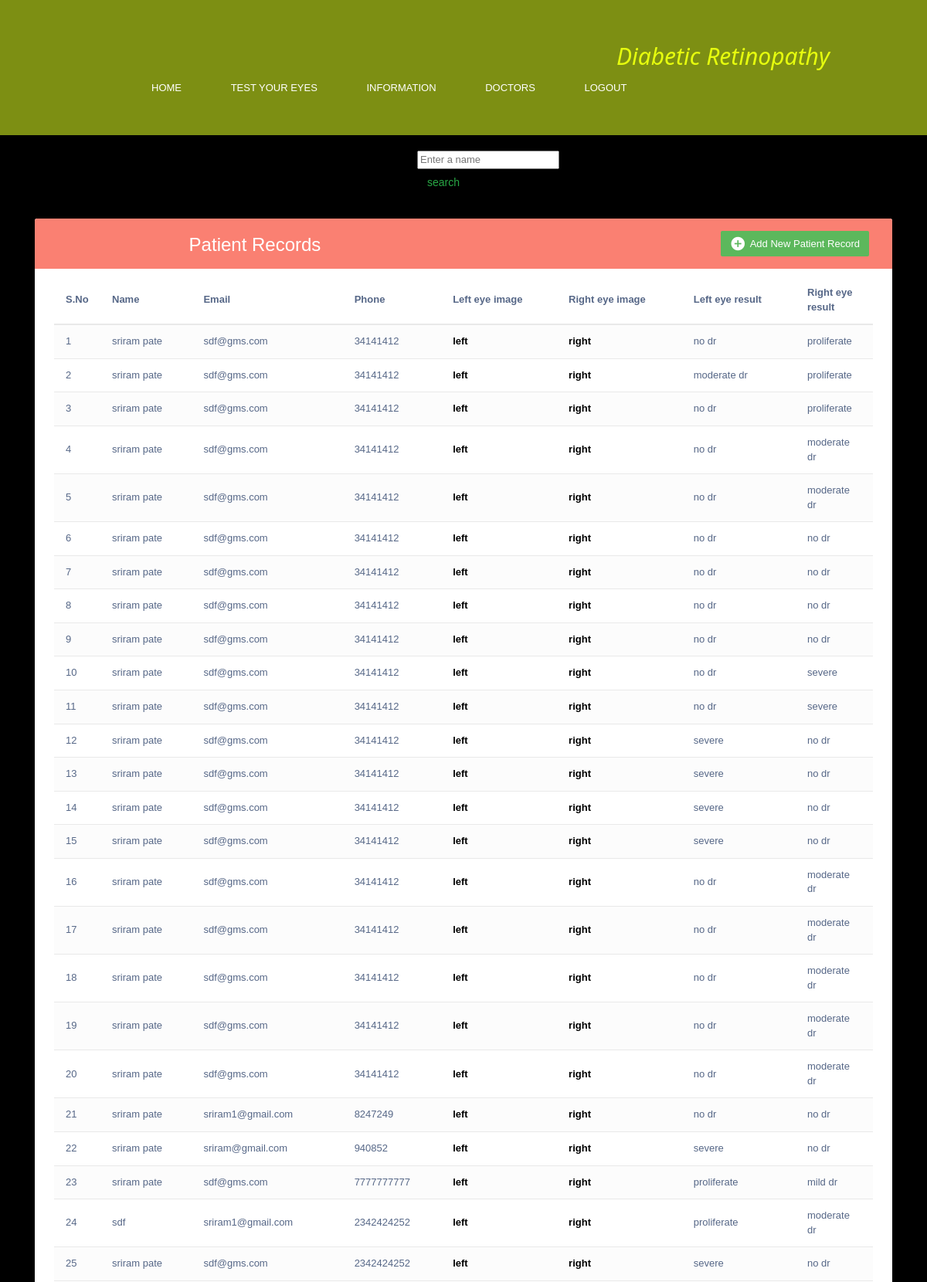
The app's page /display (signed in, upper part) with its own data.
### home/models.py (models this page shows)
class Contact(models.Model):
    name=models.CharField(max_length=122)
    email=models.CharField(max_length=122)
    phone=models.CharField(max_length=12)
    desc=models.TextField()
    img1=models.ImageField(null=True,blank=True,upload_to="static/images/")
    img2=models.ImageField(null=True,blank=True,upload_to="static/images/")
    res1=models.CharField(max_length=22)
    res2=models.CharField(max_length=22)
    date=models.DateField()

### home/views.py (the view)
# urls.py: path('display',views.display,name="display"),
def display(request):
    if request.user.is_authenticated:
        d=Contact.objects.all()
        context={
            "obj":d
        }
        return render(request,"display.html",context)
    else:
        return redirect('signin')

### templates/display.html (shortened to what this page needs)
{% extends 'start.html' %}
{% block body %}
<link rel="stylesheet" href="https://fonts+.googleapis.com/css?family=Roboto|Varela+Round">
<link rel="stylesheet" href="https://maxcdn.bootstrapcdn.com/font-awesome/4.7.0/css/font-awesome.min.css">
<link rel="stylesheet" href="https://maxcdn.bootstrapcdn.com/bootstrap/3.3.7/css/bootstrap.min.css">
	 <form class="d-fle" method="POST" action="/search">
        <input class="search" name="query" id="query" type="text" placeholder="Enter a name" aria-label="Search">
        <button class="btn btn-outline-success" type="submit">search</button>
      </form>
    <div class="container">
        <div class="table-wrapper">
            <div class="table-title">
                <div class="row">
                    <div class="col-sm-6">
						<h2 style="text-align: center;">Patient Records</h2>
					</div>
					<div class="col-sm-6">
						<a href="/contact" class="btn btn-success" data-toggle="modal"><i class="material-icons">&#xE147;</i> <span>Add New Patient Record</span></a>
					</div>
                </div>
            </div>
            <table class="table table-striped table-hover">
                <thead>
                    <tr>
						<th>S.No</th>
                        <th>Name</th>
                        <th>Email</th>
                        <th>Phone</th>
                        <th>Left eye image</th>
                        <th>Right eye image</th>
                        <th>Left eye result</th>
                        <th>Right eye result</th>
                    </tr>
                </thead>
                <tbody>
				{% for i in  obj %}
                    <tr>
						<td>{{forloop.counter}}</td>
                        <td>{{i.name}}</td>
                        <td>{{i.email}}</td>
                        <td>{{i.phone}}</td>
                        <td><a href="/media/{{i.img1}}">left</a></td>
                        <td><a href="/media/{{i.img2}}">right</a></td>
                        <td scope="col">{{i.res1}}</td>
                        <td scope="col">{{i.res2}}</td>
                    </tr>
            {% endfor %}
		</tbody>
		</table>
    </div>
{% endblock body %}
{% block logout %}
	<li class="nav-item"><a class="nav-link" href="/signout">Logout</a></li>
{% endblock logout %}

### templates/start.html (shortened to what this page needs)
<!DOCTYPE html>
<html lang="en">
<head>
    <link rel="stylesheet" href="https://cdn.jsdelivr.net/npm/bootstrap@4.0.0/dist/css/bootstrap.min.css">
</head>
<body>
    <div class="banner">
        <div class="navbar">
            <div class="logo"><h2><a href="/land"> Diabetic Retinopathy</a></h2></div>
            <ul>
                <li class="nav-item"><a class="nav-link" href="/land">Home</a></li>
                <li class="nav-item"><a class="nav-link" href="/contact"><span class="">Test your eyes</span></a></li>
                <li class="nav-item"><a class="nav-link" href="/home">Information</a></li>
                <li class="nav-item"><a class="nav-link" href="/signin">Doctors</a></li>
                {% block logout %}
                {% endblock logout %}
            </ul>
        </div>
    </div>
    {% block body %} {% endblock %}
    <br>
    <br>
</body>
</html>

### templates/start.html (style rules this page uses)
body { background-repeat: no-repeat; background-size: cover; background-color: rgb(42, 100, 218); background-attachment: fixed; }
.navbar { width: 85%; margin: auto; padding: 35px; align-items: center; display: flex ; justify-content: space-between; flex-direction: row; }
h2 { cursor: pointer; }
li { flex-direction: row; }
.navbar ul li { list-style: none; display: inline-block; margin: 0 20px; position: relative; text-transform: uppercase; }
.navbar ul a { text-decoration: none; color: #fff; }
.navbar ul li::after { content: ''; height: 3px; width: 0%; background:#33ff00; position: absolute; left: 0px; right: 0px; bottom: -2vh; transition:ease-o= 0.5s; }
.logo h2 a { text-decoration: none; font-family: 'Segoe UI', Tahoma, Geneva, Verdana, sans-serif; font-style: oblique; color: rgb(231, 255, 14); }
.banner { background-color: rgb(125, 143, 19); }

### templates/display.html (style rules this page uses)
body { color: #566787; background: black; font-family: 'Varela Round', sans-serif; font-size: 13px; }
.table-wrapper { background: #fff; padding: 20px 25px; margin: 30px 0; border-radius: 3px; box-shadow: 0 1px 1px rgba(0,0,0,.05); }
.table-title { padding-bottom: 15px; background: salmon; color: #fff; padding: 16px 30px; margin: -20px -25px 10px; border-radius: 3px 3px 0 0; }
.table-title h2 { margin: 5px 0 0; font-size: 24px; }
.table-title .btn { color: #fff; float: right; font-size: 13px; border: none; min-width: 50px; border-radius: 2px; border: none; outline: none !important; margin-left: 10px; }
.table-title .btn i { float: left; font-size: 21px; margin-right: 5px; }
.table-title .btn span { float: left; margin-top: 2px; }
table.table tr th, table.table tr td { border-color: #e9e9e9; padding: 12px 15px; vertical-align: middle; }
table.table tr th:first-child { width: 60px; }
table.table tr th:last-child { width: 100px; }
table.table-striped tbody tr:nth-of-type(odd) { background-color: #fcfcfc; }
table.table td a { font-weight: bold; color: black; display: inline-block; text-decoration: none; outline: none !important; }
.search,.btn-outline-success { margin-left: 45vw; }

### records on screen
Contact: name "sriram pate", email "sdf@gms.com", phone "34141412", res1 "no dr", res2 "proliferate"
Contact: name "sriram pate", email "sdf@gms.com", phone "34141412", res1 "moderate dr", res2 "proliferate"
Contact: name "sriram pate", email "sdf@gms.com", phone "34141412", res1 "no dr", res2 "proliferate"
Contact: name "sriram pate", email "sdf@gms.com", phone "34141412", res1 "no dr", res2 "moderate dr"
Contact: name "sriram pate", email "sdf@gms.com", phone "34141412", res1 "no dr", res2 "moderate dr"
Contact: name "sriram pate", email "sdf@gms.com", phone "34141412", res1 "no dr", res2 "no dr"
Contact: name "sriram pate", email "sdf@gms.com", phone "34141412", res1 "no dr", res2 "no dr"
Contact: name "sriram pate", email "sdf@gms.com", phone "34141412", res1 "no dr", res2 "no dr"
Contact: name "sriram pate", email "sdf@gms.com", phone "34141412", res1 "no dr", res2 "no dr"
Contact: name "sriram pate", email "sdf@gms.com", phone "34141412", res1 "no dr", res2 "severe"
Contact: name "sriram pate", email "sdf@gms.com", phone "34141412", res1 "no dr", res2 "severe"
Contact: name "sriram pate", email "sdf@gms.com", phone "34141412", res1 "severe", res2 "no dr"
Contact: name "sriram pate", email "sdf@gms.com", phone "34141412", res1 "severe", res2 "no dr"
Contact: name "sriram pate", email "sdf@gms.com", phone "34141412", res1 "severe", res2 "no dr"
Contact: name "sriram pate", email "sdf@gms.com", phone "34141412", res1 "severe", res2 "no dr"
Contact: name "sriram pate", email "sdf@gms.com", phone "34141412", res1 "no dr", res2 "moderate dr"
Contact: name "sriram pate", email "sdf@gms.com", phone "34141412", res1 "no dr", res2 "moderate dr"
Contact: name "sriram pate", email "sdf@gms.com", phone "34141412", res1 "no dr", res2 "moderate dr"
Contact: name "sriram pate", email "sdf@gms.com", phone "34141412", res1 "no dr", res2 "moderate dr"
Contact: name "sriram pate", email "sdf@gms.com", phone "34141412", res1 "no dr", res2 "moderate dr"
Contact: name "sriram pate", email "sriram1@gmail.com", phone "8247249", res1 "no dr", res2 "no dr"
Contact: name "sriram pate", email "sriram@gmail.com", phone "940852", res1 "severe", res2 "no dr"
Contact: name "sriram pate", email "sdf@gms.com", phone "7777777777", res1 "proliferate", res2 "mild dr"
Contact: name "sdf", email "sriram1@gmail.com", phone "2342424252", res1 "proliferate", res2 "moderate dr"
Contact: name "sriram pate", email "sdf@gms.com", phone "2342424252", res1 "severe", res2 "no dr"
